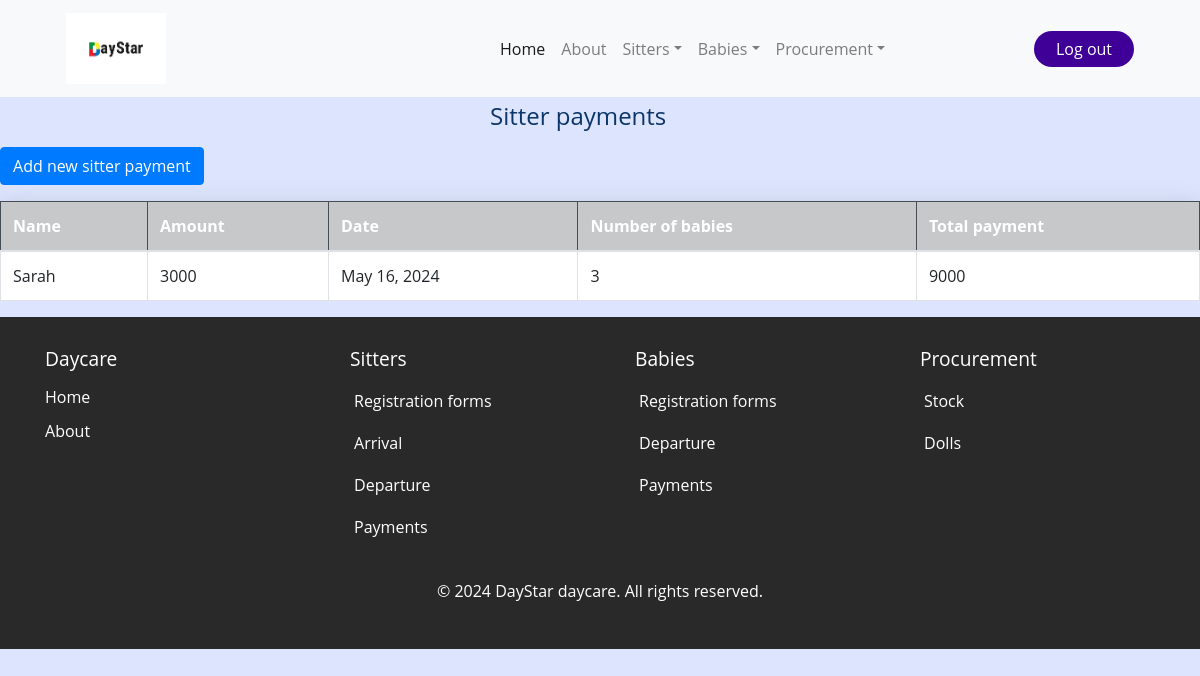
/sit_payments/ (signed in), run on the app's committed database.
### daystarApp/models.py (models this page shows, shortened)
class Sitter_payment(models.Model):
    sitter_name=models.ForeignKey(Sitter_arrival, on_delete=models.CASCADE)
    amount=models.IntegerField(default=3000)
    date=models.DateField(default=timezone.now)
    no_of_babies=models.IntegerField(default=0)
    def total_payment(self):
        payment = self.no_of_babies * self.amount
        return int(payment)

class Sitter_arrival(models.Model):
    sitter_name=models.ForeignKey(Sitterform, on_delete=models.CASCADE)
    sitter_number=models.IntegerField(default=0)
    date_of_arrival=models.DateField(default=timezone.now)
    timein=models.TimeField ()
    Attendancestatus=models.CharField(choices=[('On-duty', 'On-duty')], max_length=100)
    def __str__(self):
        return str(self.sitter_name)

class Sitterform(models.Model):
    name=models.CharField(max_length=200)
    gender=models.CharField(choices=[('male', 'Male'),('female', 'Female')], max_length=100)
    location=models.CharField(choices=[('kabalagala', 'kabalagala')], max_length=100)
    date_of_birth=models.DateField(default=timezone.now)
    next_of_kin=models.CharField( max_length=200)
    national_identification_number=models.CharField(max_length=200, validators=[NIN])
    recommenders_name=models.CharField(max_length=200)
    religon=models.CharField(max_length=200,null=True, blank=True)
    level_of_education=models.CharField( choices=[('degree','Degree'),('diploma','Diploma'),('highschool certificate','Highschool certificate'),('others','Others')],max_length=200)
    sitter_number=models.IntegerField(default=0)
    contacts=models.CharField(max_length=200, validators=[contacts])
    date=models.DateField()
    def __str__(self):
        return self.name

### daystarApp/views.py (the view)
# urls.py: path('sit_payments/', views.sit_payments, name='sit_payments'),
@login_required
def sit_payments(request):
    sit_payment = Sitter_payment.objects.all()
    return render(request, 'daystarApp/sit_payments.html', {'sit_payment': sit_payment})

### daystarApp/templates/daystarApp/sit_payments.html (shortened to what this page needs)
{% extends 'daystarApp/base.html' %}
{% load static %}
{% block content%}
</head>
<body>
<h4 class="mb-3">Sitter payments</h4>
<a href="/add_sit_payment" class="btn btn-primary mb-3">Add new sitter payment</a>
<div class="table_container">
<div class="table-responsive">
    <table class="table table-bordered table-hover">
        <thead class="table-dark">
            <tr class="table-dark">
                <th scope="col">Name</th>
                <th scope="col">Amount</th>
                <th scope="col">Date</th>
                <th scope="col">Number of babies</th>
                <th scope="col">Total payment</th>
            </tr>
        </thead>
        <tbody>
            {% for sitter in sit_payment %}
            <tr style="background-color: white;">
                <td>{{ sitter.sitter_name }}</td>
                <td>{{ sitter.amount }}</td>
                <td>{{ sitter.date }}</td>
                <td>{{ sitter.no_of_babies }}</td>
                <td>{{ sitter.total_payment }}</td>
            </tr>
            {% endfor %}
        </tbody>
    </table>
</div>
</div>
{% endblock %}

### static/css/home.css (style rules this page uses)
* { margin: 0; padding: 0; box-sizing: border-box; font-family: "Open Sans", Helvetica, Arial, sans-serif; }
:root { --background-color1: #fafaff; --background-color2: #ffffff; --background-color3: #ededed; --background-color4: #cad7fda4; --primary-color: #4b49ac; --secondary-color: #0c007d; --Border-color: #3f0097; --one-use-color: #3f0097; --two-use-color: #5500cb; }
body { background-color: var(--background-color4); max-width: 100%; overflow-x: hidden; }

### daystarApp/templates/daystarApp/sit_payments.html (style rules this page uses)
.table-responsive { box-shadow: 0 0 20px rgba(0, 0, 0, 0.1); }
h4 { margin-left:490px; margin-top:5px ; }
.table-responsive { overflow-x: auto; }
h4 { margin-left: 490px; margin-top: 5px; color:#0C356A; }

### data on the page
Sitter_payment: sitter_name "Sarah", amount "3000", date "May 16, 2024", no_of_babies "3", total_payment "9000"
